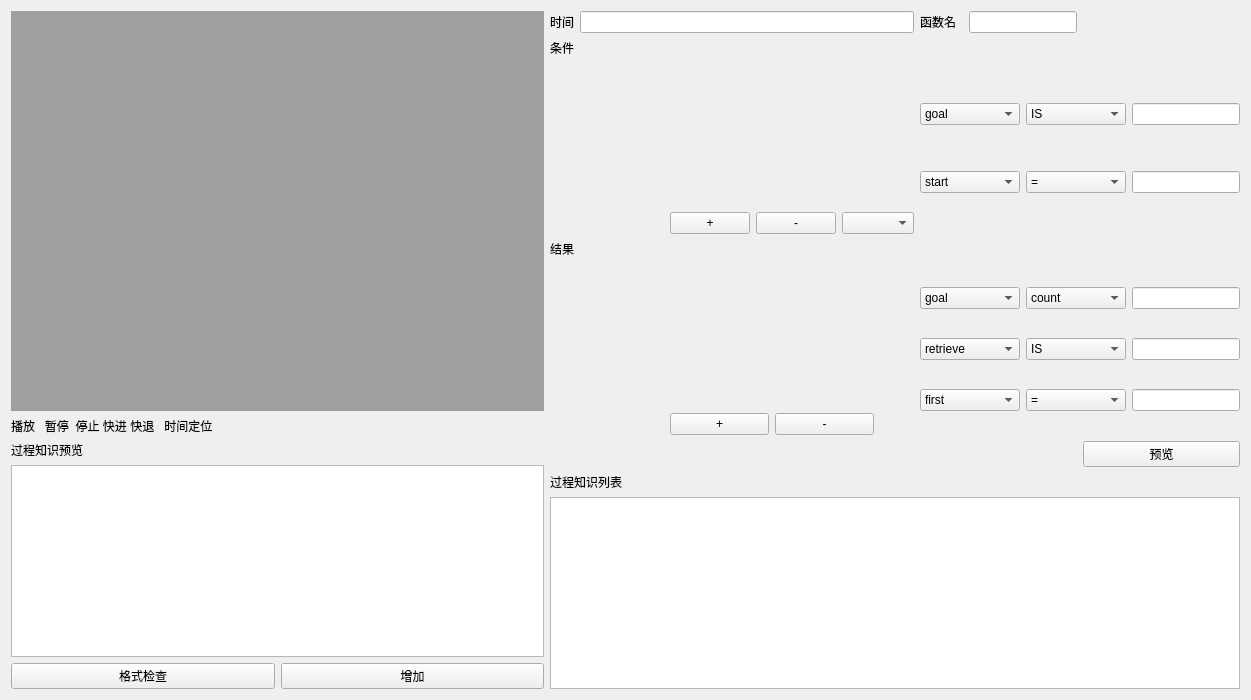
       <widget class="QWidget" name="tab_4">
        <attribute name="icon">
         <iconset resource="../SUBCMS/resources.qrc">
          <normaloff>:/images/resources/button-5.png</normaloff>:/images/resources/button-5.png</iconset>
        </attribute>
        <attribute name="title">
         <string>视频分析</string>
        </attribute>
        <layout class="QGridLayout" name="gridLayout_5">
         <item row="0" column="2">
          <layout class="QHBoxLayout" name="horizontalLayout_12">
           <item>
            <widget class="QLabel" name="label_5">
             <property name="sizePolicy">
              <sizepolicy hsizetype="Fixed" vsizetype="Fixed">
               <horstretch>0</horstretch>
               <verstretch>0</verstretch>
              </sizepolicy>
             </property>
             <property name="text">
              <string>时间</string>
             </property>
            </widget>
           </item>
           <item>
            <widget class="QLineEdit" name="lineEdit_6">
             <property name="sizePolicy">
              <sizepolicy hsizetype="Preferred" vsizetype="Fixed">
               <horstretch>0</horstretch>
               <verstretch>0</verstretch>
              </sizepolicy>
             </property>
             <property name="text">
              <string/>
             </property>
            </widget>
           </item>
          </layout>
         </item>
         <item row="9" column="1">
          <widget class="QPushButton" name="pushButton_5">
           <property name="text">
            <string>增加</string>
           </property>
          </widget>
         </item>
         <item row="8" column="2" rowspan="2" colspan="3">
          <layout class="QVBoxLayout" name="verticalLayout_18">
           <item>
            <widget class="QLabel" name="label_27">
             <property name="sizePolicy">
              <sizepolicy hsizetype="Fixed" vsizetype="Fixed">
               <horstretch>0</horstretch>
               <verstretch>0</verstretch>
              </sizepolicy>
             </property>
             <property name="text">
              <string>过程知识列表</string>
             </property>
            </widget>
           </item>
           <item>
            <widget class="QListWidget" name="listWidget_6">
             <property name="sizePolicy">
              <sizepolicy hsizetype="Preferred" vsizetype="Preferred">
               <horstretch>0</horstretch>
               <verstretch>0</verstretch>
              </sizepolicy>
             </property>
            </widget>
           </item>
          </layout>
         </item>
         <item row="9" column="0">
          <widget class="QPushButton" name="pushButton_10">
           <property name="text">
            <string>格式检查</string>
           </property>
          </widget>
         </item>
         <item row="0" column="0" rowspan="9" colspan="2">
          <layout class="QVBoxLayout" name="verticalLayout_17">
           <item>
            <layout class="QVBoxLayout" name="verticalLayout_15">
             <item>
              <widget class="QMdiArea" name="mdiArea">
               <property name="sizePolicy">
                <sizepolicy hsizetype="Expanding" vsizetype="Expanding">
                 <horstretch>0</horstretch>
                 <verstretch>0</verstretch>
                </sizepolicy>
               </property>
               <property name="maximumSize">
                <size>
                 <width>12222</width>
                 <height>12222</height>
                </size>
               </property>
               <property name="baseSize">
                <size>
                 <width>500</width>
                 <height>400</height>
                </size>
               </property>
              </widget>
             </item>
             <item>
              <widget class="QLabel" name="label_9">
               <property name="text">
                <string>播放   暂停  停止 快进 快退   时间定位</string>
               </property>
              </widget>
             </item>
            </layout>
           </item>
           <item>
            <layout class="QVBoxLayout" name="verticalLayout_16">
             <item>
              <widget class="QLabel" name="label_24">
               <property name="sizePolicy">
                <sizepolicy hsizetype="Fixed" vsizetype="Fixed">
                 <horstretch>0</horstretch>
                 <verstretch>0</verstretch>
                </sizepolicy>
               </property>
               <property name="text">
                <string>过程知识预览</string>
               </property>
              </widget>
             </item>
             <item>
              <widget class="QTextBrowser" name="textBrowser_5">
               <property name="sizePolicy">
                <sizepolicy hsizetype="Expanding" vsizetype="Preferred">
                 <horstretch>0</horstretch>
                 <verstretch>0</verstretch>
                </sizepolicy>
               </property>
               <property name="html">
                <string>&lt;!DOCTYPE HTML PUBLIC &quot;-//W3C//DTD HTML 4.0//EN&quot; &quot;http://www.w3.org/TR/REC-html40/strict.dtd&quot;&gt;
&lt;html&gt;&lt;head&gt;&lt;meta name=&quot;qrichtext&quot; content=&quot;1&quot; /&gt;&lt;style type=&quot;text/css&quot;&gt;
p, li { white-space: pre-wrap; }
&lt;/style&gt;&lt;/head&gt;&lt;body style=&quot; font-family:'SimSun'; font-size:9pt; font-weight:400; font-style:normal;&quot;&gt;
&lt;p style=&quot;-qt-paragraph-type:empty; margin-top:0px; margin-bottom:0px; margin-left:0px; margin-right:0px; -qt-block-indent:0; text-indent:0px;&quot;&gt;&lt;br /&gt;&lt;/p&gt;&lt;/body&gt;&lt;/html&gt;</string>
               </property>
              </widget>
             </item>
            </layout>
           </item>
          </layout>
         </item>
         <item row="7" column="4">
          <widget class="QPushButton" name="pushButton_2">
           <property name="text">
            <string>预览</string>
           </property>
          </widget>
         </item>
         <item row="1" column="2">
          <widget class="QLabel" name="label_13">
           <property name="sizePolicy">
            <sizepolicy hsizetype="Fixed" vsizetype="Fixed">
             <horstretch>0</horstretch>
             <verstretch>0</verstretch>
            </sizepolicy>
           </property>
           <property name="text">
            <string>条件</string>
           </property>
          </widget>
         </item>
         <item row="4" column="2">
          <widget class="QLabel" name="label_11">
           <property name="sizePolicy">
            <sizepolicy hsizetype="Fixed" vsizetype="Fixed">
             <horstretch>0</horstretch>
             <verstretch>0</verstretch>
            </sizepolicy>
           </property>
           <property name="text">
            <string>结果</string>
           </property>
          </widget>
         </item>
         <item row="3" column="2">
          <layout class="QHBoxLayout" name="horizontalLayout_13">
           <item>
            <spacer name="horizontalSpacer_13">
             <property name="orientation">
              <enum>Qt::Horizontal</enum>
             </property>
             <property name="sizeType">
              <enum>QSizePolicy::Fixed</enum>
             </property>
             <property name="sizeHint" stdset="0">
              <size>
               <width>40</width>
               <height>20</height>
              </size>
             </property>
            </spacer>
           </item>
           <item>
            <spacer name="horizontalSpacer_12">
             <property name="orientation">
              <enum>Qt::Horizontal</enum>
             </property>
             <property name="sizeType">
              <enum>QSizePolicy::Fixed</enum>
             </property>
             <property name="sizeHint" stdset="0">
              <size>
               <width>40</width>
               <height>20</height>
              </size>
             </property>
            </spacer>
           </item>
           <item>
            <spacer name="horizontalSpacer_11">
             <property name="orientation">
              <enum>Qt::Horizontal</enum>
             </property>
             <property name="sizeType">
              <enum>QSizePolicy::Fixed</enum>
             </property>
             <property name="sizeHint" stdset="0">
              <size>
               <width>40</width>
               <height>20</height>
              </size>
             </property>
            </spacer>
           </item>
           <item>
            <widget class="QPushButton" name="pushButton_14">
             <property name="text">
              <string>+</string>
             </property>
            </widget>
           </item>
           <item>
            <widget class="QPushButton" name="pushButton_13">
             <property name="text">
              <string>-</string>
             </property>
            </widget>
           </item>
           <item>
            <widget class="QComboBox" name="comboBox_14"/>
           </item>
          </layout>
         </item>
         <item row="0" column="3">
          <layout class="QHBoxLayout" name="horizontalLayout_11">
           <item>
            <widget class="QLabel" name="label_2">
             <property name="text">
              <string>函数名</string>
             </property>
            </widget>
           </item>
           <item>
            <widget class="QLineEdit" name="lineEdit_2">
             <property name="sizePolicy">
              <sizepolicy hsizetype="Preferred" vsizetype="Fixed">
               <horstretch>0</horstretch>
               <verstretch>0</verstretch>
              </sizepolicy>
             </property>
            </widget>
           </item>
          </layout>
         </item>
         <item row="2" column="3" rowspan="2" colspan="2">
          <layout class="QHBoxLayout" name="horizontalLayout_9">
           <item>
            <layout class="QVBoxLayout" name="verticalLayout_9">
             <item>
              <widget class="QComboBox" name="comboBox_21">
               <property name="sizePolicy">
                <sizepolicy hsizetype="Minimum" vsizetype="Fixed">
                 <horstretch>0</horstretch>
                 <verstretch>0</verstretch>
                </sizepolicy>
               </property>
               <property name="minimumSize">
                <size>
                 <width>100</width>
                 <height>20</height>
                </size>
               </property>
               <item>
                <property name="text">
                 <string>goal</string>
                </property>
               </item>
              </widget>
             </item>
             <item>
              <widget class="QComboBox" name="comboBox_20">
               <property name="sizePolicy">
                <sizepolicy hsizetype="Minimum" vsizetype="Fixed">
                 <horstretch>0</horstretch>
                 <verstretch>0</verstretch>
                </sizepolicy>
               </property>
               <property name="minimumSize">
                <size>
                 <width>100</width>
                 <height>20</height>
                </size>
               </property>
               <item>
                <property name="text">
                 <string>start</string>
                </property>
               </item>
              </widget>
             </item>
            </layout>
           </item>
           <item>
            <layout class="QVBoxLayout" name="verticalLayout_10">
             <item>
              <widget class="QComboBox" name="comboBox_23">
               <property name="sizePolicy">
                <sizepolicy hsizetype="Minimum" vsizetype="Fixed">
                 <horstretch>0</horstretch>
                 <verstretch>0</verstretch>
                </sizepolicy>
               </property>
               <property name="minimumSize">
                <size>
                 <width>100</width>
                 <height>20</height>
                </size>
               </property>
               <item>
                <property name="text">
                 <string>IS</string>
                </property>
               </item>
               <item>
                <property name="text">
                 <string>=</string>
                </property>
               </item>
               <item>
                <property name="text">
                 <string>&gt;</string>
                </property>
               </item>
               <item>
                <property name="text">
                 <string>&lt;</string>
                </property>
               </item>
               <item>
                <property name="text">
                 <string>&gt;=</string>
                </property>
               </item>
               <item>
                <property name="text">
                 <string>&lt;=</string>
                </property>
               </item>
              </widget>
             </item>
             <item>
              <widget class="QComboBox" name="comboBox_24">
               <property name="sizePolicy">
                <sizepolicy hsizetype="Minimum" vsizetype="Fixed">
                 <horstretch>0</horstretch>
                 <verstretch>0</verstretch>
                </sizepolicy>
               </property>
               <property name="minimumSize">
                <size>
                 <width>100</width>
                 <height>20</height>
                </size>
               </property>
               <item>
                <property name="text">
                 <string>=</string>
                </property>
               </item>
              </widget>
             </item>
            </layout>
           </item>
           <item>
            <layout class="QVBoxLayout" name="verticalLayout_11">
             <item>
              <widget class="QLineEdit" name="lineEdit_11">
               <property name="sizePolicy">
                <sizepolicy hsizetype="Minimum" vsizetype="Fixed">
                 <horstretch>0</horstretch>
                 <verstretch>0</verstretch>
                </sizepolicy>
               </property>
               <property name="minimumSize">
                <size>
                 <width>100</width>
                 <height>20</height>
                </size>
               </property>
               <property name="text">
                <string/>
               </property>
              </widget>
             </item>
             <item>
              <widget class="QLineEdit" name="lineEdit_10">
               <property name="sizePolicy">
                <sizepolicy hsizetype="Minimum" vsizetype="Fixed">
                 <horstretch>0</horstretch>
                 <verstretch>0</verstretch>
                </sizepolicy>
               </property>
               <property name="minimumSize">
                <size>
                 <width>100</width>
                 <height>20</height>
                </size>
               </property>
               <property name="text">
                <string/>
               </property>
              </widget>
             </item>
            </layout>
           </item>
          </layout>
         </item>
         <item row="6" column="2">
          <layout class="QHBoxLayout" name="horizontalLayout_14">
           <item>
            <spacer name="horizontalSpacer_16">
             <property name="orientation">
              <enum>Qt::Horizontal</enum>
             </property>
             <property name="sizeType">
              <enum>QSizePolicy::Fixed</enum>
             </property>
             <property name="sizeHint" stdset="0">
              <size>
               <width>40</width>
               <height>20</height>
              </size>
             </property>
            </spacer>
           </item>
           <item>
            <spacer name="horizontalSpacer_15">
             <property name="orientation">
              <enum>Qt::Horizontal</enum>
             </property>
             <property name="sizeType">
              <enum>QSizePolicy::Fixed</enum>
             </property>
             <property name="sizeHint" stdset="0">
              <size>
               <width>40</width>
               <height>20</height>
              </size>
             </property>
            </spacer>
           </item>
           <item>
            <spacer name="horizontalSpacer_14">
             <property name="orientation">
              <enum>Qt::Horizontal</enum>
             </property>
             <property name="sizeType">
              <enum>QSizePolicy::Fixed</enum>
             </property>
             <property name="sizeHint" stdset="0">
              <size>
               <width>40</width>
               <height>20</height>
              </size>
             </property>
            </spacer>
           </item>
           <item>
            <widget class="QPushButton" name="pushButton_15">
             <property name="text">
              <string>+</string>
             </property>
             <property name="checkable">
              <bool>false</bool>
             </property>
            </widget>
           </item>
           <item>
            <widget class="QPushButton" name="pushButton_16">
             <property name="text">
              <string>-</string>
             </property>
            </widget>
           </item>
           <item>
            <spacer name="horizontalSpacer_7">
             <property name="orientation">
              <enum>Qt::Horizontal</enum>
             </property>
             <property name="sizeType">
              <enum>QSizePolicy::Fixed</enum>
             </property>
             <property name="sizeHint" stdset="0">
              <size>
               <width>40</width>
               <height>20</height>
              </size>
             </property>
            </spacer>
           </item>
          </layout>
         </item>
         <item row="5" column="3" rowspan="2" colspan="2">
          <layout class="QHBoxLayout" name="horizontalLayout_10">
           <item>
            <layout class="QVBoxLayout" name="verticalLayout_12">
             <item>
              <widget class="QComboBox" name="comboBox_17">
               <property name="sizePolicy">
                <sizepolicy hsizetype="Minimum" vsizetype="Fixed">
                 <horstretch>0</horstretch>
                 <verstretch>0</verstretch>
                </sizepolicy>
               </property>
               <property name="minimumSize">
                <size>
                 <width>100</width>
                 <height>20</height>
                </size>
               </property>
               <item>
                <property name="text">
                 <string>goal</string>
                </property>
               </item>
               <item>
                <property name="text">
                 <string>count-order</string>
                </property>
               </item>
              </widget>
             </item>
             <item>
              <widget class="QComboBox" name="comboBox_18">
               <property name="sizePolicy">
                <sizepolicy hsizetype="Minimum" vsizetype="Fixed">
                 <horstretch>0</horstretch>
                 <verstretch>0</verstretch>
                </sizepolicy>
               </property>
               <property name="minimumSize">
                <size>
                 <width>100</width>
                 <height>20</height>
                </size>
               </property>
               <item>
                <property name="text">
                 <string>retrieve</string>
                </property>
               </item>
              </widget>
             </item>
             <item>
              <widget class="QComboBox" name="comboBox_19">
               <property name="sizePolicy">
                <sizepolicy hsizetype="Minimum" vsizetype="Fixed">
                 <horstretch>0</horstretch>
                 <verstretch>0</verstretch>
                </sizepolicy>
               </property>
               <property name="minimumSize">
                <size>
                 <width>100</width>
                 <height>20</height>
                </size>
               </property>
               <item>
                <property name="text">
                 <string>first</string>
                </property>
               </item>
              </widget>
             </item>
            </layout>
           </item>
           <item>
            <layout class="QVBoxLayout" name="verticalLayout_13">
             <item>
              <widget class="QComboBox" name="comboBox_16">
               <property name="sizePolicy">
                <sizepolicy hsizetype="Minimum" vsizetype="Fixed">
                 <horstretch>0</horstretch>
                 <verstretch>0</verstretch>
                </sizepolicy>
               </property>
               <property name="minimumSize">
                <size>
                 <width>100</width>
                 <height>20</height>
                </size>
               </property>
               <item>
                <property name="text">
                 <string>count</string>
                </property>
               </item>
               <item>
                <property name="text">
                 <string>=</string>
                </property>
               </item>
               <item>
                <property name="text">
                 <string>&gt;</string>
                </property>
               </item>
               <item>
                <property name="text">
                 <string>&lt;</string>
                </property>
               </item>
               <item>
                <property name="text">
                 <string>&gt;=</string>
                </property>
               </item>
               <item>
                <property name="text">
                 <string>&lt;=</string>
                </property>
               </item>
              </widget>
             </item>
             <item>
              <widget class="QComboBox" name="comboBox_15">
               <property name="sizePolicy">
                <sizepolicy hsizetype="Minimum" vsizetype="Fixed">
                 <horstretch>0</horstretch>
                 <verstretch>0</verstretch>
                </sizepolicy>
               </property>
               <property name="minimumSize">
                <size>
                 <width>100</width>
                 <height>20</height>
                </size>
               </property>
               <item>
                <property name="text">
                 <string>IS</string>
                </property>
               </item>
               <item>
                <property name="text">
                 <string>=</string>
                </property>
               </item>
               <item>
                <property name="text">
                 <string>&gt;</string>
                </property>
               </item>
               <item>
                <property name="text">
                 <string>&lt;</string>
                </property>
               </item>
               <item>
                <property name="text">
                 <string>&gt;=</string>
                </property>
               </item>
               <item>
                <property name="text">
                 <string>&lt;=</string>
                </property>
               </item>
              </widget>
             </item>
             <item>
              <widget class="QComboBox" name="comboBox_22">
               <property name="sizePolicy">
                <sizepolicy hsizetype="Minimum" vsizetype="Fixed">
                 <horstretch>0</horstretch>
                 <verstretch>0</verstretch>
                </sizepolicy>
               </property>
               <property name="minimumSize">
                <size>
                 <width>100</width>
                 <height>20</height>
                </size>
               </property>
               <item>
                <property name="text">
                 <string>=</string>
                </property>
               </item>
              </widget>
             </item>
            </layout>
           </item>
           <item>
            <layout class="QVBoxLayout" name="verticalLayout_14">
             <item>
              <widget class="QLineEdit" name="lineEdit_13">
               <property name="sizePolicy">
                <sizepolicy hsizetype="Minimum" vsizetype="Fixed">
                 <horstretch>0</horstretch>
                 <verstretch>0</verstretch>
                </sizepolicy>
               </property>
               <property name="minimumSize">
                <size>
                 <width>100</width>
                 <height>20</height>
                </size>
               </property>
               <property name="text">
                <string/>
               </property>
              </widget>
             </item>
             <item>
              <widget class="QLineEdit" name="lineEdit_7">
               <property name="sizePolicy">
                <sizepolicy hsizetype="Minimum" vsizetype="Fixed">
                 <horstretch>0</horstretch>
                 <verstretch>0</verstretch>
                </sizepolicy>
               </property>
               <property name="minimumSize">
                <size>
                 <width>100</width>
                 <height>20</height>
                </size>
               </property>
               <property name="text">
                <string/>
               </property>
              </widget>
             </item>
             <item>
              <widget class="QLineEdit" name="lineEdit_12">
               <property name="sizePolicy">
                <sizepolicy hsizetype="Minimum" vsizetype="Fixed">
                 <horstretch>0</horstretch>
                 <verstretch>0</verstretch>
                </sizepolicy>
               </property>
               <property name="minimumSize">
                <size>
                 <width>100</width>
                 <height>20</height>
                </size>
               </property>
               <property name="text">
                <string/>
               </property>
              </widget>
             </item>
            </layout>
           </item>
          </layout>
         </item>
        </layout>
       </widget>
